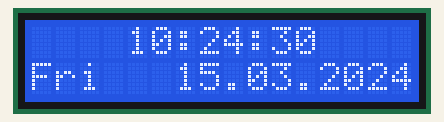
A sketch run on a simulated Arduino Uno, built with avr-gcc and run on an emulated ATmega328P. On the bench: 16×2 character LCD. The local clock reads 2024-03-15 10:24:30 at power-on unless the sketch sets it.

Above: at 0.1 s.
At 4.2 s:
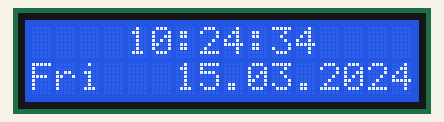
At 9.4 s:
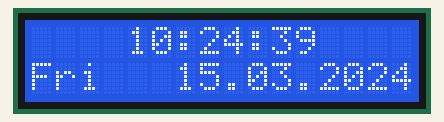
At 18.6 s:
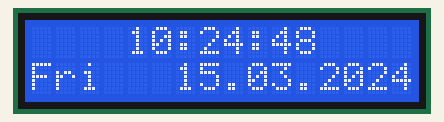
At 27.9 s:
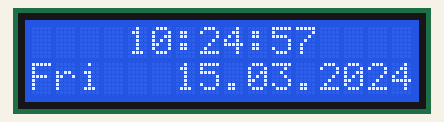
At 38.1 s:
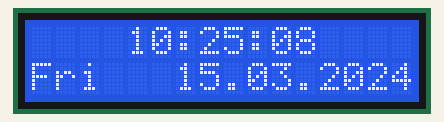

Measured:
- what the display in image 1 shows lasts 1.0 s, from 4.2 s to 5.2 s

The sketch:

clock.ino
```cpp
// Pozn displej neukazuje, lehce utáhnout šroubek na zadní stěně !! potenciometr


// DS1302:  RST pin    -> Arduino Digital 2
//          DATA pin   -> Arduino Digital 3
//          CLK pin  -> Arduino Digital 4

#include <DS1302.h>
#include <Wire.h>
#include <LiquidCrystal_I2C.h>

LiquidCrystal_I2C lcd(0x27, 2, 1, 0, 4, 5, 6, 7, 3, POSITIVE);


DS1302 rtc(2, 3, 4);


void setup()
{
  // Set the clock to run-mode, and disable the write protection
  rtc.halt(false);
  rtc.writeProtect(false);

  // Setup LCD to 16x2 characters
  lcd.begin(16, 2);

  // The following lines can be commented out to use the values already stored in the DS1302
//rtc.setDOW(SATURDAY);        // Set Day-of-Week to FRIDAY
//rtc.setTime(19, 43, 0);     // Set the time to 12:00:00 (24hr format)
//rtc.setDate(27, 10, 2018);   // Set the date to August 6th, 2010
}

void loop()
{
  // Display time centered on the upper line
  lcd.setCursor(4, 0);
  lcd.print(rtc.getTimeStr());

  // Display abbreviated Day-of-Week in the lower left corner
  lcd.setCursor(0, 1);
  lcd.print(rtc.getDOWStr(FORMAT_SHORT));

  // Display date in the lower right corner
  lcd.setCursor(6, 1);
  lcd.print(rtc.getDateStr());

  // Wait one second before repeating :)
  delay (1000);
}
```
